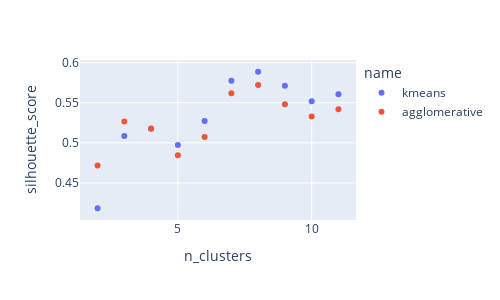

The notebook cell this image was saved under:
### Code cell
px.scatter(
    df_scores,
    x="n_clusters",
    y="silhouette_score",
    color="name",
    width=500,
    height=300
)

### Figure 1 — Plotly figure (JSON) as saved in the notebook; plotly's stock layout.template omitted (floating-point values rounded to 4 significant figures)
{"data": [{"hovertemplate": "name=kmeans<br>n_clusters=%{x}<br>silhouette_score=%{y}<extra></extra>", "legendgroup": "kmeans", "marker": {"color": "#636efa", "symbol": "circle"}, "mode": "markers", "name": "kmeans", "orientation": "v", "showlegend": true, "type": "scatter", "x": [2, 3, 4, 5, 6, 7, 8, 9, 10, 11], "xaxis": "x", "y": [0.4184, 0.5084, 0.5176, 0.4972, 0.5273, 0.5773, 0.5886, 0.5711, 0.5517, 0.5604], "yaxis": "y"}, {"hovertemplate": "name=agglomerative<br>n_clusters=%{x}<br>silhouette_score=%{y}<extra></extra>", "legendgroup": "agglomerative", "marker": {"color": "#EF553B", "symbol": "circle"}, "mode": "markers", "name": "agglomerative", "orientation": "v", "showlegend": true, "type": "scatter", "x": [2, 3, 4, 5, 6, 7, 8, 9, 10, 11], "xaxis": "x", "y": [0.4716, 0.5266, 0.5178, 0.4843, 0.5071, 0.5619, 0.572, 0.548, 0.5329, 0.5418], "yaxis": "y"}], "layout": {"height": 300, "legend": {"title": {"text": "name"}, "tracegroupgap": 0}, "margin": {"t": 60}, "width": 500, "xaxis": {"anchor": "y", "domain": [0, 1], "title": {"text": "n_clusters"}}, "yaxis": {"anchor": "x", "domain": [0, 1], "title": {"text": "silhouette_score"}}}}
